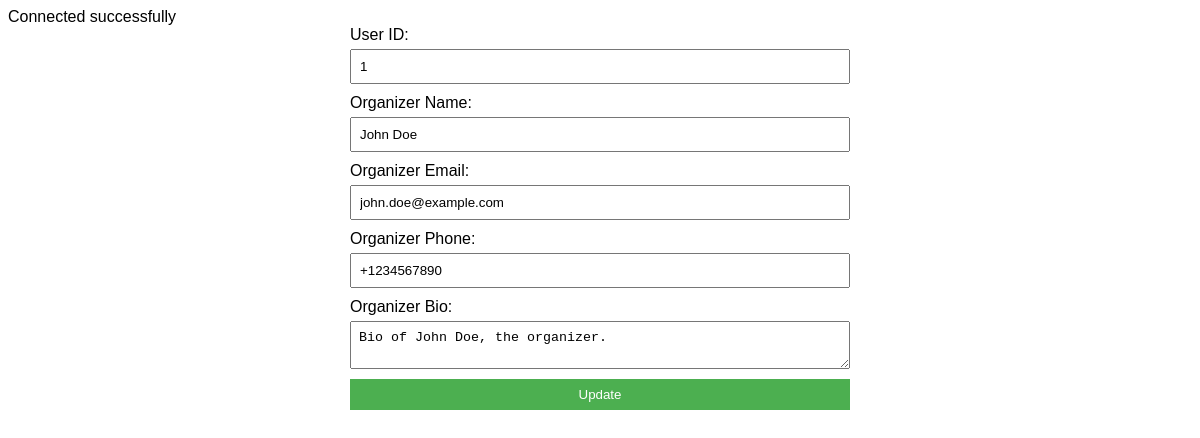
The page /update_organizer.php?OrganizerID=1 on the database its author committed.
### tables this page shows
CREATE TABLE `organizer` (
  `OrganizerID` int(11) NOT NULL,
  `UserID` int(11) DEFAULT NULL,
  `OrganizerName` varchar(100) NOT NULL,
  `OrganizerEmail` varchar(255) DEFAULT NULL,
  `OrganizerPhone` varchar(20) DEFAULT NULL,
  `OrganizerBio` text DEFAULT NULL
);

### update_organizer.php (the view, shortened to what this page needs)
<?php
  include('dbconnection.php');
$OrganizerID = $UserID = $OrganizerName = $OrganizerEmail = $OrganizerPhone = $OrganizerBio = "";
if(isset($_GET['OrganizerID'])) {
    $OrganizerID = $_GET['OrganizerID'];
    $stmt = $connection->prepare("SELECT * FROM organizer WHERE OrganizerID = ?");
    $stmt->bind_param("i", $OrganizerID);
    $stmt->execute();
    $result = $stmt->get_result();
    if($result->num_rows > 0) {
        $row = $result->fetch_assoc();
        $UserID = $row['UserID'];
        $OrganizerName = $row['OrganizerName'];
        $OrganizerEmail = $row['OrganizerEmail'];
        $OrganizerPhone = $row['OrganizerPhone'];
        $OrganizerBio = $row['OrganizerBio'];
    } else {
        echo "Organizer not found.";
    }
}
?>
<html>
<head>
</head>
<body>
    <form method="POST" onsubmit="return confirmUpdate();">
        <label for="UserID">User ID:</label>
        <input type="number" name="UserID" value="<?php echo $UserID; ?>">
        <label for="OrganizerName">Organizer Name:</label>
        <input type="text" name="OrganizerName" value="<?php echo $OrganizerName; ?>">
        <label for="OrganizerEmail">Organizer Email:</label>
        <input type="email" name="OrganizerEmail" value="<?php echo $OrganizerEmail; ?>">
        <label for="OrganizerPhone">Organizer Phone:</label>
        <input type="tel" name="OrganizerPhone" value="<?php echo $OrganizerPhone; ?>">
        <label for="OrganizerBio">Organizer Bio:</label>
        <textarea name="OrganizerBio"><?php echo $OrganizerBio; ?></textarea>
        <input type="submit" name="update" value="Update">
    </form>
</body>
</html>

### update_organizer.php (style rules this page uses)
body { font-family: Arial, sans-serif; }
form { max-width: 500px; margin: 0 auto; }
label { display: block; margin-bottom: 5px; }
input[type="number"], input[type="text"], input[type="email"], input[type="tel"], textarea, input[type="submit"] { width: 100%; padding: 8px; margin-bottom: 10px; box-sizing: border-box; }
input[type="submit"] { background-color: #4CAF50; color: white; border: none; cursor: pointer; }

### rows shown on the page
organizer: UserID "1", OrganizerName "John Doe", OrganizerEmail "john.doe@example.com", OrganizerPhone "+1234567890", OrganizerBio "Bio of John Doe, the organizer."
